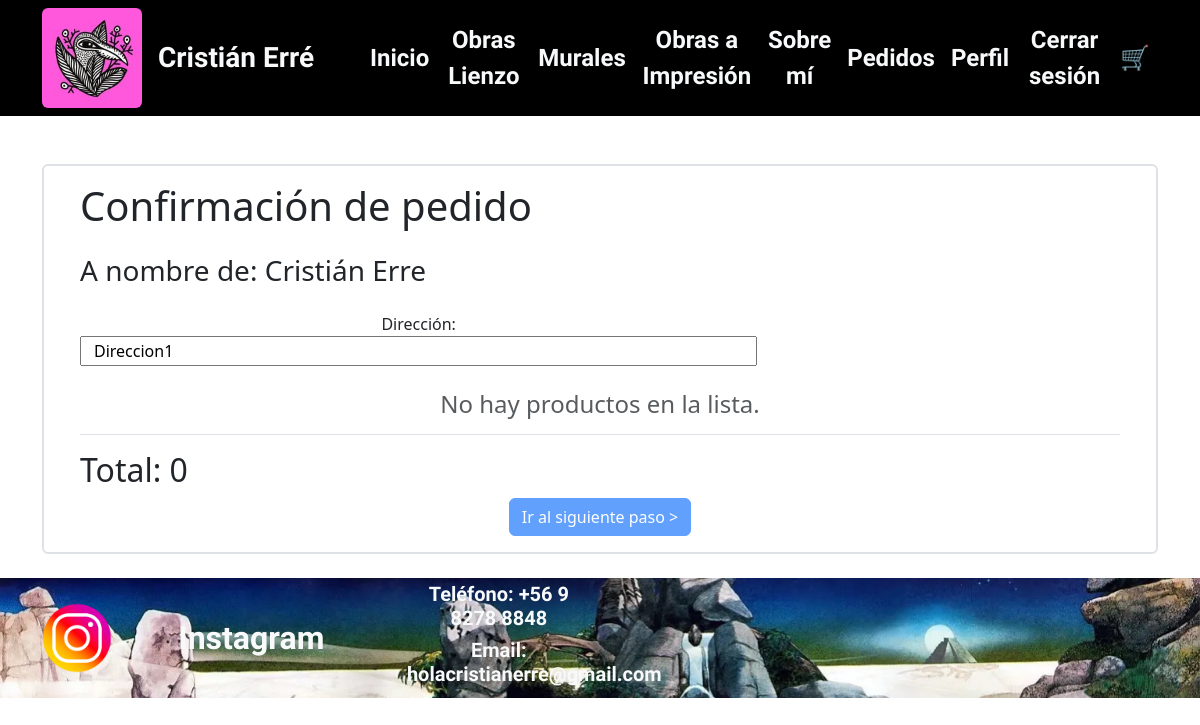
The app's page /checkout/ (signed in) with its own data.
### usuarios/models.py (models this page shows, shortened)
class Usuario(models.Model):
    username = models.CharField(max_length=40, verbose_name="Username")
    nombre = models.CharField(max_length=40, verbose_name="Nombre de usuario")
    apellidos = models.CharField(max_length=200, verbose_name="Apellidos")
    direccion = models.CharField(max_length=100)
    cuenta = models.ForeignKey(User, on_delete=models.CASCADE, verbose_name="Cuenta enlazada")
    created = models.DateTimeField(auto_now_add=True, verbose_name="Fecha de creación")

### checkout/views.py (the view, shortened to what this page needs)
# urls.py: path('', views.checkout, name='checkout'),
@login_required
def checkout(req):
    try: usuario = Usuario.objects.get(cuenta__id = req.user.id)
    except: return redirect(reverse("restringido"))
    obras_id_carrito = req.session.get("carrito", [])
    lista_productos = Obra.objects.filter(id__in = obras_id_carrito).order_by("id")
    if(len(obras_id_carrito) == 0):
        return render(req, "checkout/checkout.html", {
            "usuario": usuario,
            "lista_productos": lista_productos,
            "monto_total": 0
        })

### core/processors.py (called while the page is built)
def ctx_dict(request):
    ctx = {
        "nombre_pagina": "Cristián Erré",
        "LINK_INSTAGRAM": "https://www.instagram.com/cristian_erre/"
    }
    return ctx

### checkout/templates/checkout/checkout.html (shortened to what this page needs)
{% extends 'core/base.html' %}
{% load static %}
{% block contenido %}
<div class="container border border-2 p-3 px-5 rounded">
    <h1 class="mb-4 row">Confirmación de pedido</h1>
    <h3 class="row mb-4">A nombre de: {{ usuario.nombre }} {{ usuario.apellidos }}</h3>
    <div class="row mb-4 col-8">
        <label for="texto-direccion">Dirección: </label>
        <input type="text" name="texto-direccion" id="texto-direccion" required value="{{ usuario.direccion }}" form="form_sig">
    </div>
    <div id="empty-message" class="text-muted mb-3">
        {% if not lista_productos %}<h4>No hay productos en la lista.</h4>{% endif %}
    </div>
    <h2 id="cart-total" class="row text-center border-top mt-2 pt-3">Total: {{ monto_total }}</h2>
    <form action="#" id="form_sig">
        <input id="boton-pago" type="submit" class="btn btn-primary row" {% if not lista_productos %}disabled{% endif %} value="Ir al siguiente paso >">
    </form>
</div>
{% endblock %}

### catalogo/static/catalogo/style/styles.css (style rules this page uses)
body { background-color: rgb(255, 255, 255); }

### records on screen
Usuario: nombre "Cristián", apellidos "Erre", texto-direccion "Direccion1"

### other values on screen
{{ nombre_pagina }} "Cristián Erré"
{{ monto_total }} "0"
